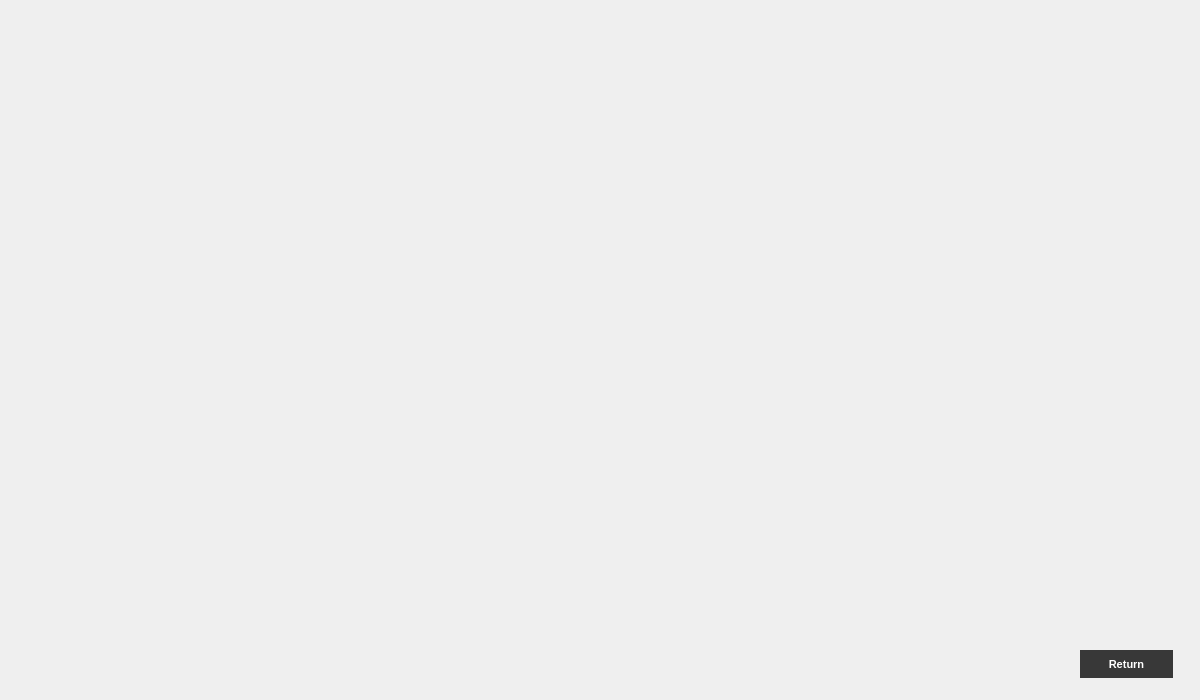
<?xml version="1.0" encoding="UTF-8"?>
<ui version="4.0">
 <class>statistique</class>
 <widget class="QWidget" name="statistique">
  <property name="geometry">
   <rect>
    <x>0</x>
    <y>0</y>
    <width>1200</width>
    <height>700</height>
   </rect>
  </property>
  <property name="windowTitle">
   <string>Form</string>
  </property>
  <widget class="QCustomPlot" name="plot" native="true">
   <property name="geometry">
    <rect>
     <x>0</x>
     <y>0</y>
     <width>1200</width>
     <height>700</height>
    </rect>
   </property>
   <property name="styleSheet">
    <string notr="true"/>
   </property>
   <widget class="QPushButton" name="Quitter">
    <property name="geometry">
     <rect>
      <x>1080</x>
      <y>650</y>
      <width>93</width>
      <height>28</height>
     </rect>
    </property>
    <property name="font">
     <font>
      <pointsize>8</pointsize>
      <weight>75</weight>
      <bold>true</bold>
     </font>
    </property>
    <property name="styleSheet">
     <string notr="true">QPushButton
{
border-radius:20px;
background-color: rgb(56, 56, 56);
color: rgb(255, 255, 255);
}
QPushButton:hover
{
color: rgb(56, 56, 56);
background-color: rgb(255, 255, 255);
}</string>
    </property>
    <property name="text">
     <string>Return</string>
    </property>
   </widget>
  </widget>
 </widget>
 <customwidgets>
  <customwidget>
   <class>QCustomPlot</class>
   <extends>QWidget</extends>
   <header location="global">qcustomplot.h</header>
   <container>1</container>
  </customwidget>
 </customwidgets>
 <resources/>
 <connections/>
</ui>
